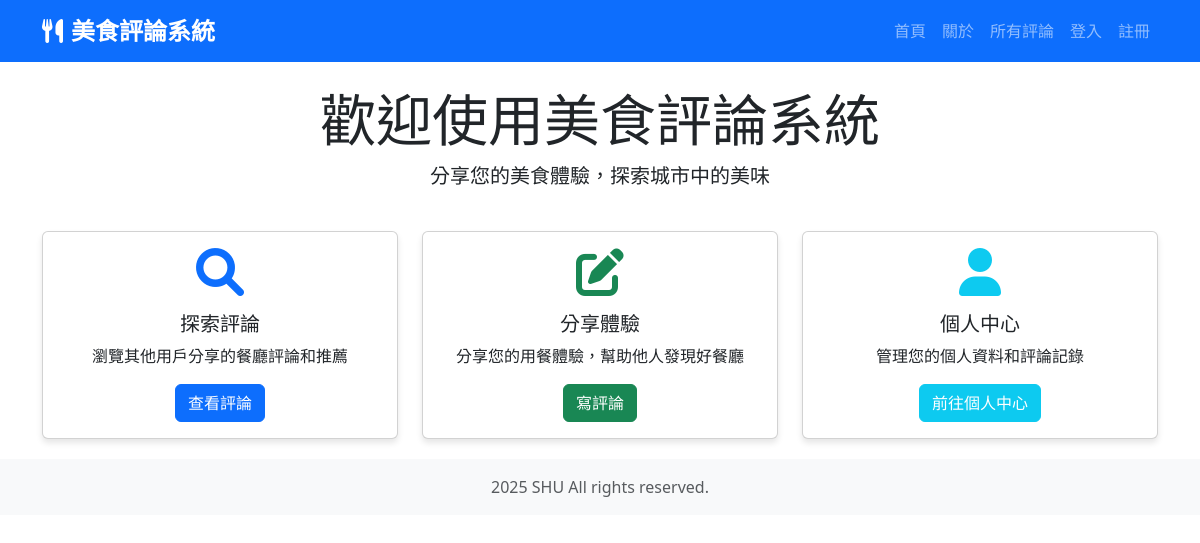
Before: / with the older database file.
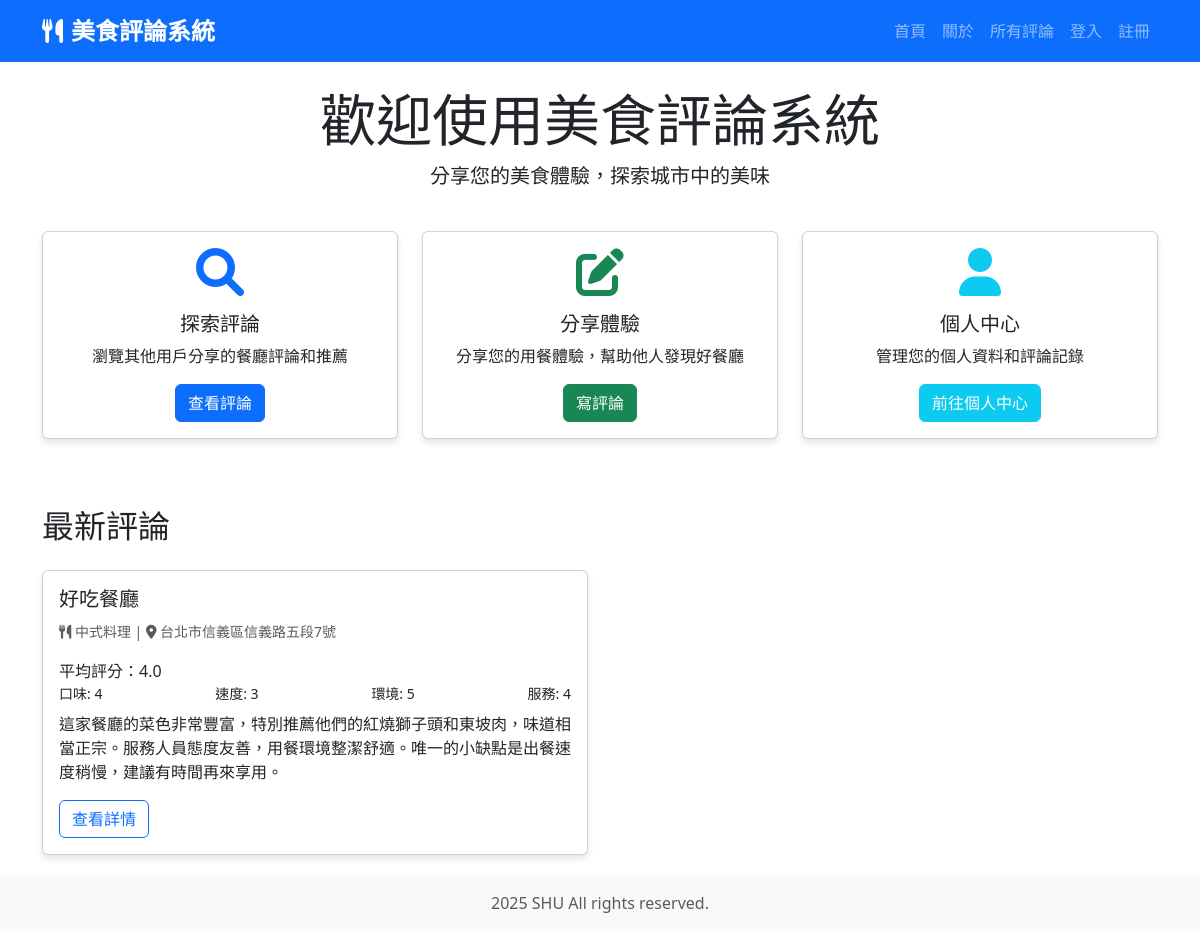
After: the same page with the newer database file.
### restaurants_app/models.py (models this page shows, shortened)
class RestaurantReview(models.Model):
    restaurant_name = models.CharField(max_length=255, verbose_name="餐廳名稱")
    food_type = models.CharField(max_length=255, verbose_name="美食種類")
    address = models.TextField(verbose_name="餐廳地址")
    is_google_maps_verified = models.BooleanField(default=False, verbose_name="Google Maps 驗證")
    taste_rating = models.IntegerField(
        validators=[MinValueValidator(1), MaxValueValidator(5)],
        verbose_name="餐點風味"
    )
    speed_rating = models.IntegerField(
        validators=[MinValueValidator(1), MaxValueValidator(5)],
        verbose_name="出餐速度"
    )
    cleanliness_rating = models.IntegerField(
        validators=[MinValueValidator(1), MaxValueValidator(5)],
        verbose_name="環境衛生"
    )
    service_rating = models.IntegerField(
        validators=[MinValueValidator(1), MaxValueValidator(5)],
        verbose_name="服務態度"
    )
    DELIVERY_CHOICES = [
        ('yes', '有提供外送'),
        ('no', '無提供外送'),
    ]
    delivery_service = models.CharField(
        max_length=3,
        choices=DELIVERY_CHOICES,
        verbose_name="外送服務"
    )
    PAYMENT_CHOICES = [
        ('yes', '有多元支付'),
        ('no', '無多元支付'),
    ]
    multiple_payment = models.CharField(
        max_length=3,
        choices=PAYMENT_CHOICES,
        verbose_name="多元支付"
    )
    APP_CHOICES = [
        ('yes', '有預點APP'),
        ('no', '無預點APP'),
    ]
    preorder_app = models.CharField(
        max_length=3,
        choices=APP_CHOICES,
        verbose_name="預點APP"
    )
    DINE_IN_CHOICES = [
        ('yes', '有內用空間'),
        ('no', '無內用空間'),
    ]
    dine_in_space = models.CharField(
        max_length=3,
        choices=DINE_IN_CHOICES,
        verbose_name="內用空間"
    )
    MENU_CHOICES = [
        ('yes', '有電子菜單'),
        ('no', '無電子菜單'),
    ]
    electronic_menu = models.CharField(
        max_length=3,
        choices=MENU_CHOICES,
        verbose_name="電子菜單"
    )
    review = models.TextField(verbose_name="評論內容")
    created_at = models.DateTimeField(auto_now_add=True, verbose_name="建立時間")
    updated_at = models.DateTimeField(auto_now=True, verbose_name="更新時間")
    class Meta:
        ordering = ['-created_at']
        verbose_name = "美食評論"
        verbose_name_plural = "美食評論"
    @property
    def average_rating(self):
        ratings = [self.taste_rating, self.speed_rating, self.cleanliness_rating, self.service_rating]
        return sum(ratings) / len(ratings)

### myproject/urls.py (the view)
# urls.py: 2. Add a URL to urlpatterns:  path('', views.home, name='home')
def home(request):
    latest_reviews = RestaurantReview.objects.all().order_by('-id')[:6]
    return render(request, 'home.html', {
        'latest_reviews': latest_reviews
    })

### templates/home.html
{% extends 'base.html' %}
{% block content %}
<div class="row">
    <div class="col-md-12 text-center mb-4">
        <h1 class="display-4">歡迎使用美食評論系統</h1>
        <p class="lead">分享您的美食體驗，探索城市中的美味</p>
    </div>
</div>
<div class="row">
    <div class="col-md-4">
        <div class="card">
            <div class="card-body text-center">
                <i class="fas fa-search fa-3x mb-3 text-primary"></i>
                <h5 class="card-title">探索評論</h5>
                <p class="card-text">瀏覽其他用戶分享的餐廳評論和推薦</p>
                <a href="{% url 'review_list' %}" class="btn btn-primary">查看評論</a>
            </div>
        </div>
    </div>
    <div class="col-md-4">
        <div class="card">
            <div class="card-body text-center">
                <i class="fas fa-edit fa-3x mb-3 text-success"></i>
                <h5 class="card-title">分享體驗</h5>
                <p class="card-text">分享您的用餐體驗，幫助他人發現好餐廳</p>
                <a href="{% url 'post' %}" class="btn btn-success">寫評論</a>
            </div>
        </div>
    </div>
    <div class="col-md-4">
        <div class="card">
            <div class="card-body text-center">
                <i class="fas fa-user fa-3x mb-3 text-info"></i>
                <h5 class="card-title">個人中心</h5>
                <p class="card-text">管理您的個人資料和評論記錄</p>
                <a href="{% url 'profile' %}" class="btn btn-info text-white">前往個人中心</a>
            </div>
        </div>
    </div>
</div>
{% if latest_reviews %}
<div class="row mt-5">
    <div class="col-12">
        <h2 class="mb-4">最新評論</h2>
    </div>
    {% for review in latest_reviews %}
    <div class="col-md-6">
        <div class="card">
            <div class="card-body">
                <h5 class="card-title">{{ review.restaurant_name }}</h5>
                <p class="card-text">
                    <small class="text-muted">
                        <i class="fas fa-utensils"></i> {{ review.food_type }} |
                        <i class="fas fa-map-marker-alt"></i> {{ review.address }}
                    </small>
                </p>
                <div class="mb-2">
                    <div>平均評分：{{ review.average_rating|floatformat:1 }} </div>
                    <div class="d-flex justify-content-between small">
                        <span>口味: {{ review.taste_rating }} </span>
                        <span>速度: {{ review.speed_rating }} </span>
                        <span>環境: {{ review.cleanliness_rating }} </span>
                        <span>服務: {{ review.service_rating }} </span>
                    </div>
                </div>
                <p class="card-text">{{ review.review|truncatewords:30 }}</p>
                <a href="{% url 'review_detail' review.id %}" class="btn btn-outline-primary">查看詳情</a>
            </div>
        </div>
    </div>
    {% endfor %}
</div>
{% endif %}
{% endblock %}

### templates/base.html (shortened to what this page needs)
<!DOCTYPE html>
<html lang="zh-Hant">
<head>
    <link href="https://cdn.jsdelivr.net/npm/bootstrap@5.3.0/dist/css/bootstrap.min.css" rel="stylesheet">
    <link href="https://cdnjs.cloudflare.com/ajax/libs/font-awesome/6.0.0/css/all.min.css" rel="stylesheet">
</head>
<body>
    <nav class="navbar navbar-expand-lg navbar-dark bg-primary mb-4">
        <div class="container">
            <a class="navbar-brand" href="{% url 'home' %}">
                <i class="fas fa-utensils me-2"></i>美食評論系統
            </a>
            <div class="collapse navbar-collapse" id="navbarNav">
                <ul class="navbar-nav ms-auto">
                    <li class="nav-item">
                        <a class="nav-link" href="{% url 'home' %}">首頁</a>
                    </li>
                    <li class="nav-item">
                        <a class="nav-link" href="{% url 'about' %}">關於</a>
                    </li>
                    <li class="nav-item">
                        <a class="nav-link" href="{% url 'review_list' %}">所有評論</a>
                    </li>
                    {% if user.is_authenticated %}
                        <li class="nav-item">
                            <a class="nav-link" href="{% url 'post' %}">新增評論</a>
                        </li>
                        <li class="nav-item">
                            <a class="nav-link" href="{% url 'profile' %}">個人資料</a>
                        </li>
                        <li class="nav-item">
                            <a class="nav-link" href="{% url 'logout' %}">登出</a>
                        </li>
                    {% else %}
                        <li class="nav-item">
                            <a class="nav-link" href="{% url 'login' %}">登入</a>
                        </li>
                        <li class="nav-item">
                            <a class="nav-link" href="{% url 'register' %}">註冊</a>
                        </li>
                    {% endif %}
                </ul>
            </div>
        </div>
    </nav>
    <div class="container">
        {% block content %}
        {% endblock %}
    </div>
    <footer class="footer mt-auto py-3">
        <div class="container text-center">
            <span class="text-muted"> 2025 SHU All rights reserved.</span>
        </div>
    </footer>
</body>
</html>

### templates/base.html (style rules this page uses)
.navbar-brand { font-size: 1.5rem; font-weight: bold; }
.card { margin-bottom: 20px; box-shadow: 0 4px 6px rgba(0, 0, 0, 0.1); }
.footer { margin-top: 50px; padding: 20px 0; background-color: #f8f9fa; }

Changed rows visible on the page:
added RestaurantReview: restaurant_name "好吃餐廳", food_type "中式料理", address "台北市信義區信義路五段7號", average_rating "4.0", taste_rating "4", speed_rating "3", cleanliness_rating "5", service_rating "4", review "這家餐廳的菜色非常豐富，特別推薦他們的紅燒獅子頭和東坡肉，味道相當正宗。服務人員態度友善，用餐環境整潔舒適。唯一的小缺點是出餐速度稍慢，建議有時間再來享用。"
Other visible differences:
text now shown: "最新評論"
